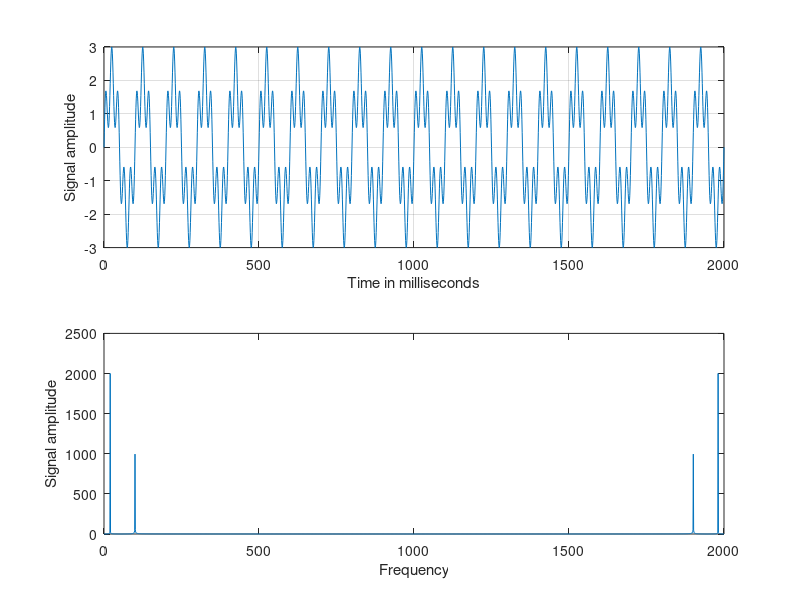

The MATLAB script that drew this image:
t=0:0.001:2

x=2*sin(20*pi*t) + sin(100*pi*t)
subplot(2,1,1)
plot(1000*t,x)
grid
xlabel("Time in milliseconds")
ylabel("Signal amplitude")

subplot(2,1,2)
y=fft(x)
plot(1000*t,abs(y))
xlabel("Frequency")
ylabel("Signal amplitude")
